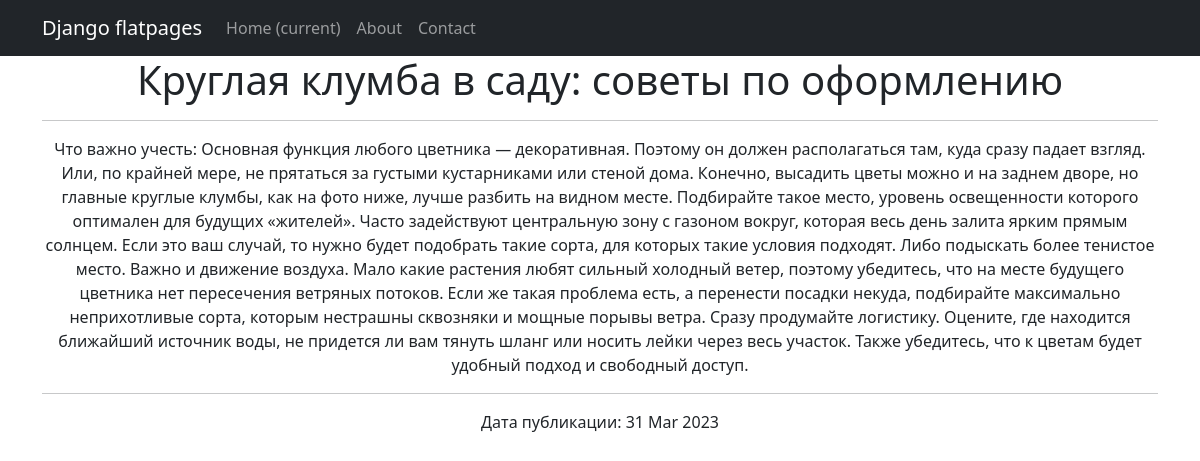
/news/5, run on the app's committed database.
### news/models.py (models this page shows, shortened)
class Post(models.Model):
    title = models.CharField(max_length=255)
    text = models.TextField()
    time_created = models.DateTimeField(auto_now_add=True)
    type = models.CharField(max_length=2,
                            choices=TYPES,
                            default=news)
    post_rating = models.FloatField(default=0.0)
    post_author = models.ForeignKey(Author, on_delete=models.CASCADE)
    category = models.ManyToManyField(Category, through='PostCategory')

### news/views.py (the view)
# urls.py: path('<int:pk>', NewsDetail.as_view(), name='news_detail'),
class NewsDetail(DetailView):
    model = Post
    template_name = 'post.html'
    context_object_name = 'post'

### news/templatetags/custom_filters.py (called while the page is built)
@register.filter()
def censor(value):
    bad_words = ('редиска!', 'дурак', 'тупица', 'блин', 'оладушек', 'пипец')
    if not isinstance(value, str):
        raise TypeError(f"unresolved type '{type(value)}' expected  type 'str'")
    for i in value.split():
        if i.lower() in bad_words:
            value = value.replace(i, f"{i[0]}{'*' * (len(i) - 2)}{i[-1]}")
    return value

### templates/post.html (shortened to what this page needs)
{% extends 'flatpages/default.html' %}
{% load custom_filters %}
{% block content %}
<center><h1>{{ post.title|censor }}</h1></center>
<hr>
<center>{{ post.text|censor }}</center>
<hr>
Дата публикации: {{ post.time_created|date:'d M Y' }}
{% endblock content %}

### data on the page
Post: title|censor "Круглая клумба в саду: советы по оформлению", text|censor "Что важно учесть: Основная функция любого цветника — декоративная. Поэтому он должен располагаться там, куда сразу падает взгляд. Или, по крайней мере, не прятаться за густыми кустарниками или стеной дома. Конечно, высадить цветы можно и на заднем дворе, но главные круглые клумбы, как на фото ниже, лучше разбить на видном месте. Подбирайте такое место, уровень освещенности которого оптимален для будущих «жителей». Часто задействуют центральную зону с газоном вокруг, которая весь день залита ярким прямым солнцем. Если это ваш случай, то нужно будет подобрать такие сорта, для которых такие условия подходят. Либо подыскать более тенистое место. Важно и движение воздуха. Мало какие…", time_created "31 Mar 2023"
